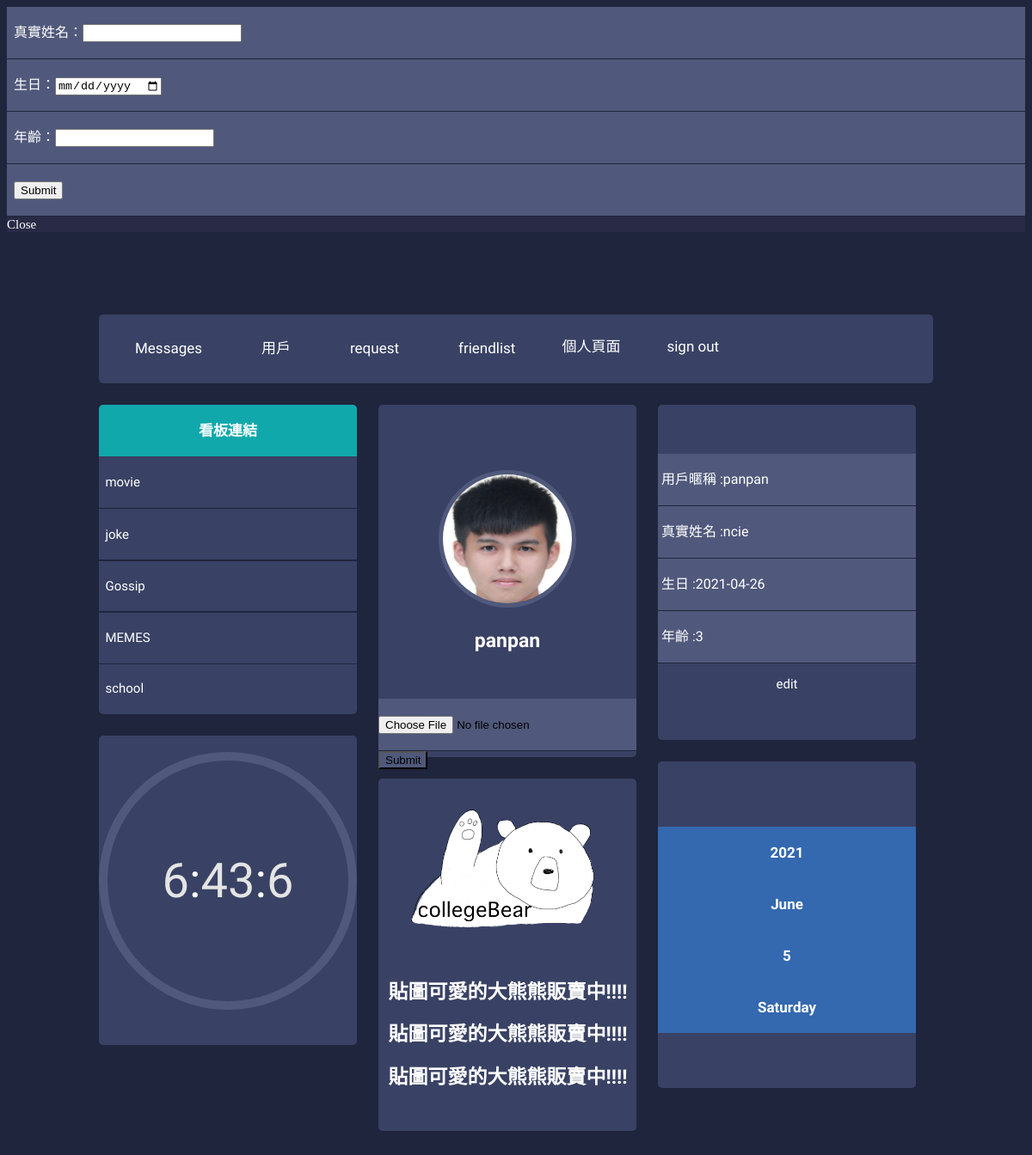
/finalproject/pancebook/dist/profile.php?&id=20 (signed in), run on an earlier commit of the app's database.
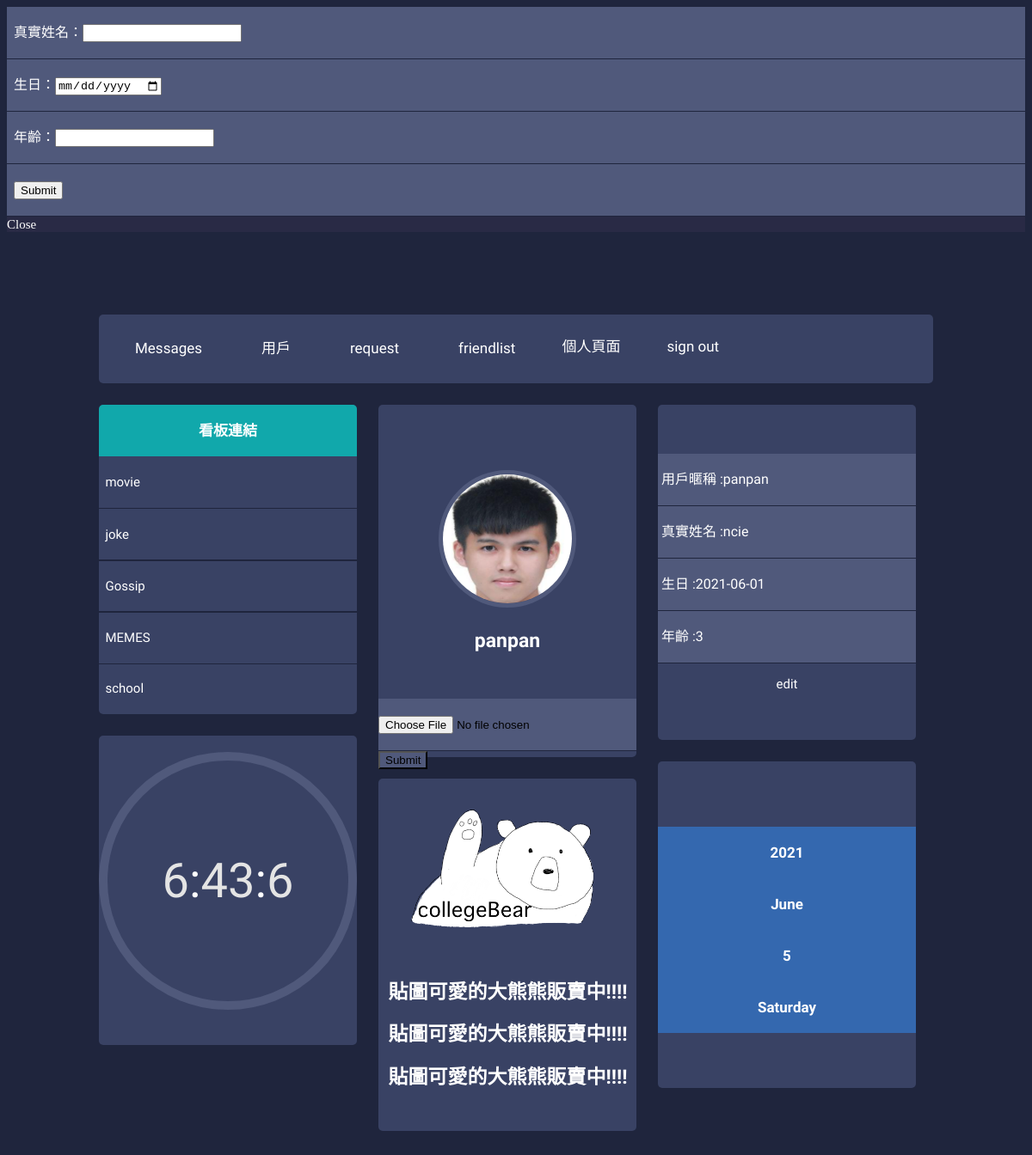
And on a later commit of the database.
### tables this page shows
CREATE TABLE `users` (
  `id` int(11) NOT NULL,
  `username` varchar(255) NOT NULL,
  `realName` varchar(255) NOT NULL,
  `birth` date DEFAULT NULL,
  `age` int(255) NOT NULL,
  `password` varchar(255) NOT NULL,
  `image` text NOT NULL,
  `profile` text NOT NULL,
  `adminControl` tinyint(4) NOT NULL DEFAULT 0
);

### finalproject/pancebook/dist/profile.php (the view, shortened to what this page needs)
<!DOCTYPE html>
<html lang="en">
<head>
    <link rel="stylesheet" href="css/stylei.css">
    <link rel="stylesheet" href="https://cdnjs.cloudflare.com/ajax/libs/jquery-modal/0.9.1/jquery.modal.min.css" />
</head>
<body>
    <body>
        <div id="ex1" class="modal" style="background:#4d3d6238">
            <form action="profile.php?&id=<?php echo (int)$_GET["id"]; ?>" method="post">
                <label class="menu-box-tab" " style=" background: #50597b;"><span>&nbsp <?php echo '真實姓名：<input  name="udpaterealname" id="udpaterealname">'; ?> </span></label>
                <label class="menu-box-tab" " style=" background: #50597b;"><span>&nbsp <?php echo '生日：<input type="date" name="updatebirth" id="updatebirth" >'; ?> </span></label>
                <label class="menu-box-tab" " style=" background: #50597b;"><span>&nbsp <?php echo '年齡：<input type="number" name="updateage" id="updateage">'; ?> </span></label>
                <label class="menu-box-tab" " style=" background: #50597b;"><span>&nbsp <?php echo '<input type="submit" name="updatepersonalfile">'; ?> </span></label>
            </form>
            <a href="#" rel="modal:close">Close</a>
        </div>
        <div class="main-container">
            <header class="block">
                <ul class="header-menu horizontal-list">
                    <li>
                        <a class="header-menu-tab" href="#3"><span class="icon fontawesome-envelope scnd-font-color"></span>Messages</a>
                    </li>
                    <li>
                        <a class="header-menu-tab" href="invite.php?&id=<?php echo $_GET['id']; ?>"><span class="icon fontawesome-user scnd-font-color"></span>用戶</a>
                    </li>
                    <li>
                        <a class="header-menu-tab" href="request.php?&id=<?php echo $_GET['id']; ?>"><span class="icon fontawesome-star-empty scnd-font-color"></span>request</a>
                    </li>
                    <li>
                        <a class="header-menu-tab" href="friendlist.php?&id=<?php echo $_GET['id']; ?>"><span class="icon fontawesome-star-empty scnd-font-color"></span>friendlist</a>
                    </li>
                    <li>
                        <a class="header-menu-tab" href="profile.php?&id=<?php echo $_SESSION['id']; ?>"><span></span>個人頁面</a>
                    </li>
                    <li>
                        <a class="header-menu-tab" href="logout.php"><span></span>sign out</a>
                    </li>
                </ul>
            </header>
            <div class="left-container container">
                <div class="menu-box block">
                    <a href="boardlist.php">
                        <h2 class="titular">看板連結</h2>
                    </a>
                    <ul class="menu-box-menu">
                        <li>
                            <a class="menu-box-tab" href="viewBoard.php?&id=1"><span>&nbsp </span>movie
                                <div </li>
                        <li>
                            <a class="menu-box-tab" href="viewBoard.php?&id=3"><span>&nbsp </span>joke<div </li>
                        <li>
                            <a class="menu-box-tab" href="viewBoard.php?&id=2"><span>&nbsp </span>Gossip<div < /li>
                        <li>
                            <a class="menu-box-tab" href="viewBoard.php?&id=5"><span>&nbsp </span>MEMES</a>
                        </li>
                        <li>
                            <a class="menu-box-tab" href="viewBoard.php?&id=4"><span>&nbsp </span>school</a>
                        </li>
                    </ul>
                </div>
                <div class="menu-box block">
                    <br>
                    <div class="clock">
                        <div class="time"></div>
                    </div>
                </div>
            </div>
            <div class="middle-container container">
                <div class="profile block">
                    <br>
                    <br>
                    <br>
                    <br>
                    <?php
                    include("includes/pdoInc.php");
                    $sth = $dbh->prepare('SELECT * FROM users WHERE id = ?');
                    $sth->execute(array((int)$_GET['id']));
                    $row = $sth->fetch(PDO::FETCH_ASSOC);
                    echo '<div class="profile-picture big-profile-picture clear">
                        <img width="150px" alt="123" src="includes/uploads/' . $row['image'] . '">
                    </div>';
                    echo '<h1 class="user-name">' . $row["username"] . '</h1>';
                    echo '<br>';
                    echo '<br>';
                    if ($row['username'] == $_SESSION["username"]) {
                        echo '<form class="comments" action="includes/uploadimage.php?&id=' . $_GET["id"] . '" method="post" enctype="multipart/form-data">';
                        echo '<label class="menu-box-tab" " style=" background: #50597b;"><input type="file" name="file"><br><span></span></label>';
                        echo '<input type="submit" style="background-color:#50597b;" name="submit">';
                        echo '</form>';
                    }
                    ?>
                </div>
                <div class="profile block">
                    <img width="300px" src="./ad.PNG" alt="廣告投放區">
                    <a href="https://line.me/S/sticker/14458898">
                        <h1>&nbsp 貼圖可愛的大熊熊販賣中!!!!</h1>
                        <h1>&nbsp 貼圖可愛的大熊熊販賣中!!!!</h1>
                        <h1>&nbsp 貼圖可愛的大熊熊販賣中!!!!</h1>
                    </a>
                </div>
            </div>
            <div class="right-container container">
                <div class="account block">
                    <?php
                    include("includes/pdoInc.php");
                    $sth = $dbh->prepare('SELECT * FROM users WHERE id = ?');
                    $sth->execute(array((int)$_GET['id']));
                    $row = $sth->fetch(PDO::FETCH_ASSOC);
                    echo '<br>';
                    echo '<br>';
                    echo '<br>';
                    echo '<label class="menu-box-tab" " style=" background: #50597b;"><span>&nbsp用戶暱稱 :' . $row['username'] . '</span></label>';
                    echo '<label class="menu-box-tab" " style=" background: #50597b;"><span>&nbsp真實姓名 :' . $row['realName'] . '</span></label>';
                    echo '<label class="menu-box-tab" " style=" background: #50597b;"><span>&nbsp生日 :' . $row['birth'] . '</span></label>';
                    echo '<label class="menu-box-tab" " style=" background: #50597b;"><span>&nbsp年齡 :' . $row['age'] . '</span></label>';
                    if ($row['username'] == $_SESSION['username']) {
                        echo '<p><a href="#ex1" rel="modal:open">edit</a></p>';
                    }
                    ?>
                </div>
                <div class="calendar-month block">
                    <div class="arrow-btn-container">
                        <br>
                        <br>
                        <br>
                        <br>
                        <h2 class="titular" id="titularyear" style="
    border-top-left-radius: 0px;
    border-top-right-radius: 0px;
">2013</h2>
                        <h2 class="titular" id="titularmonth" style="
    border-top-left-radius: 0px;
    border-top-right-radius: 0px;
">2013</h2>
                        <h2 class="titular" id="titularday" style="
    border-top-left-radius: 0px;
    border-top-right-radius: 0px;
">2013</h2>
                        <h2 class="titular" id="titularweek" style="
    border-top-left-radius: 0px;
    border-top-right-radius: 0px;
">2013</h2>
                    </div>
                </div>
            </div>
    </body>
</body>
</html>

What changed in the data, as far as the page shows it:
changed users "panpan": birth "2021-04-26" → "2021-06-01"
